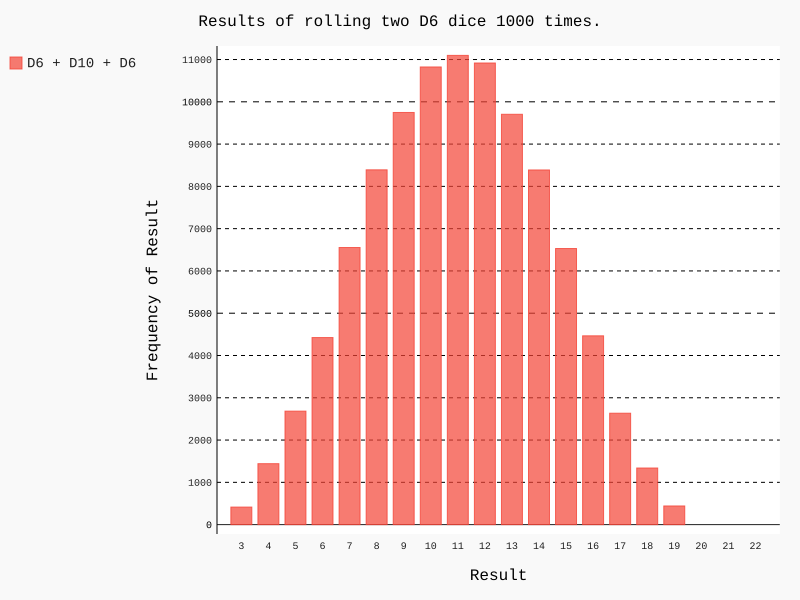

Source code (Python):
import pygal
import matplotlib.pyplot as plt
from die import Die

die_1 = Die()
die_2 = Die(10)
die_3 = Die()

# for 前面是取值，后面是循环条件
results = [die_1.roll() + die_2.roll() +die_3.roll() for result in range(100000)]

frequencies = [results.count(value) 
               for value in range(3, die_1.num_sides + die_2.num_sides +die_3.num_sides +1)]

hist = pygal.Bar()
hist.title = "Results of rolling two D6 dice 1000 times."
hist.x_labels = [str(num) for num in range(3, die_1.num_sides + die_2.num_sides + die_3.num_sides +1)]
hist.x_title = "Result"
hist.y_title = "Frequency of Result"
hist.add('D6 + D10 + D6', frequencies)
hist.render_to_file('die\dice_visual.svg')

plt.plot(range(3,23), frequencies)
plt.show()
